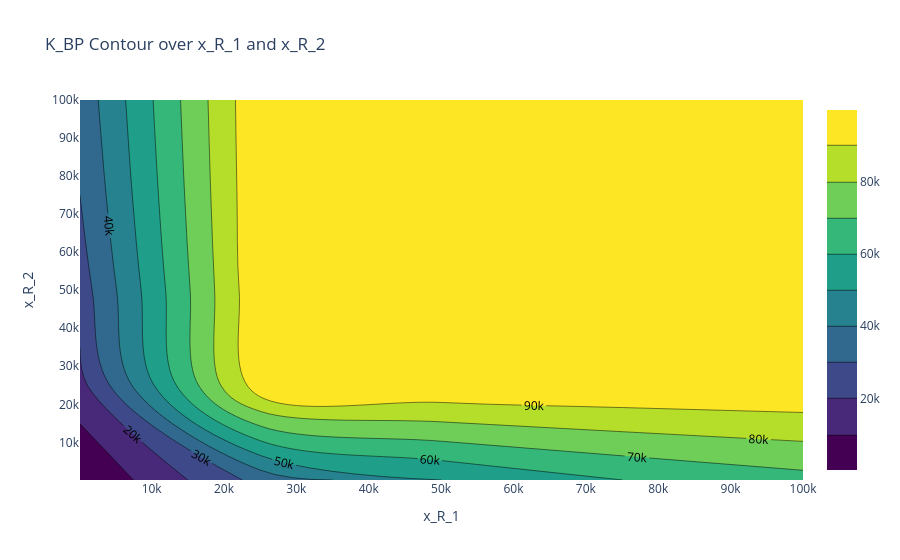

The notebook cell saved with this chart:
### Code cell
analysis.plot_contour(x_param="x_R_1", y_param="x_R_2", metric_name="K_BP")

### Figure 1 — Plotly figure (JSON) as saved in the notebook; plotly's stock layout.template omitted (floating-point values rounded to 4 significant figures; data arrays with more than 128 entries replaced by an {"elided": "..."} marker saying what was removed)
{"data": [{"colorscale": [[0, "#440154"], [0.1111, "#482878"], [0.2222, "#3e4989"], [0.3333, "#31688e"], [0.4444, "#26828e"], [0.5556, "#1f9e89"], [0.6667, "#35b779"], [0.7778, "#6ece58"], [0.8889, "#b5de2b"], [1, "#fde725"]], "contours": {"showlabels": true}, "type": "contour", "x": {"elided": "625 int values"}, "y": {"elided": "625 int values"}, "z": {"elided": "625 float values"}}], "layout": {"title": {"text": "K_BP Contour over x_R_1 and x_R_2"}, "xaxis": {"title": {"text": "x_R_1"}}, "yaxis": {"title": {"text": "x_R_2"}}}}
